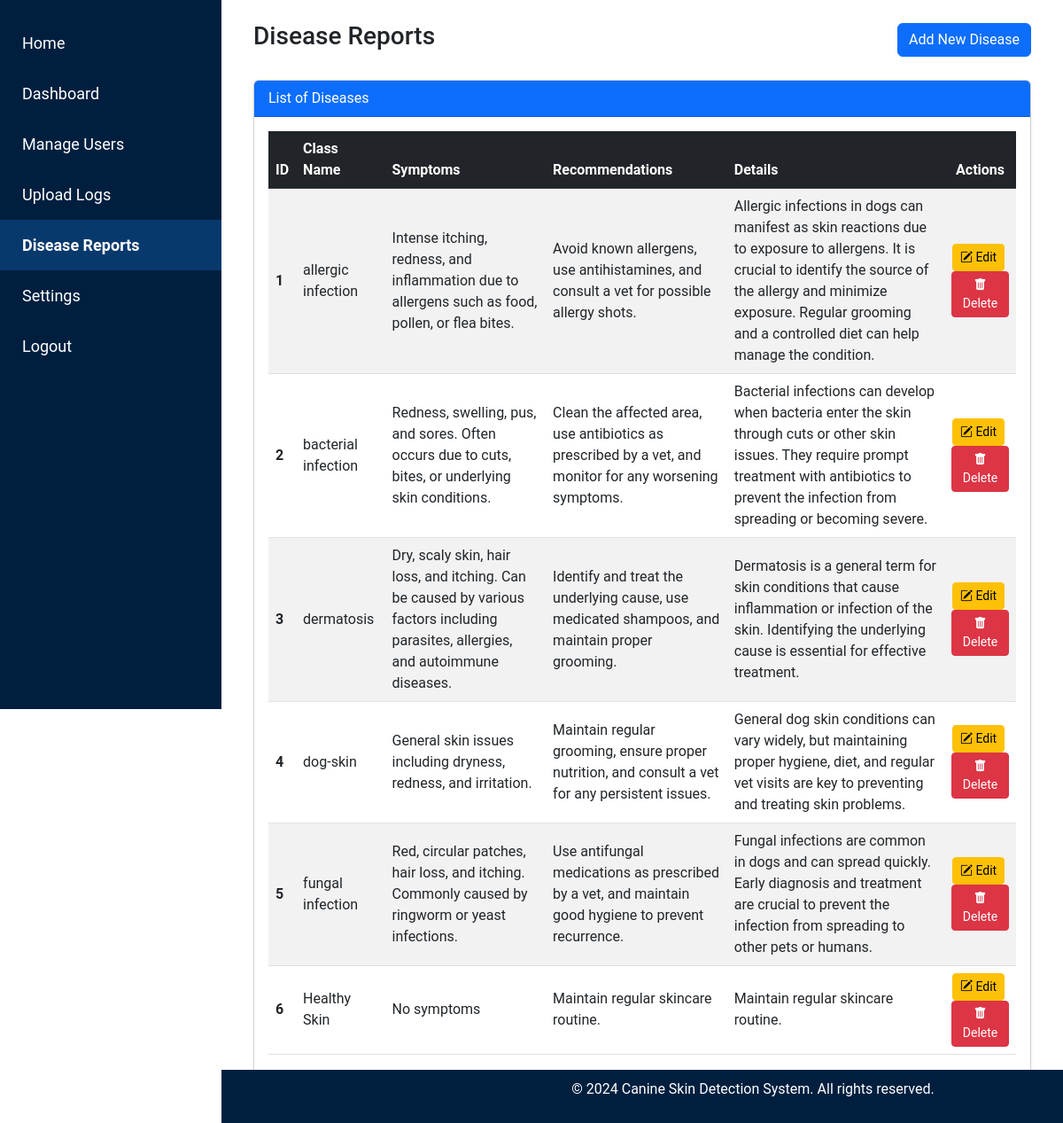
/admin/disease_reports, run on an earlier commit of the app's database.
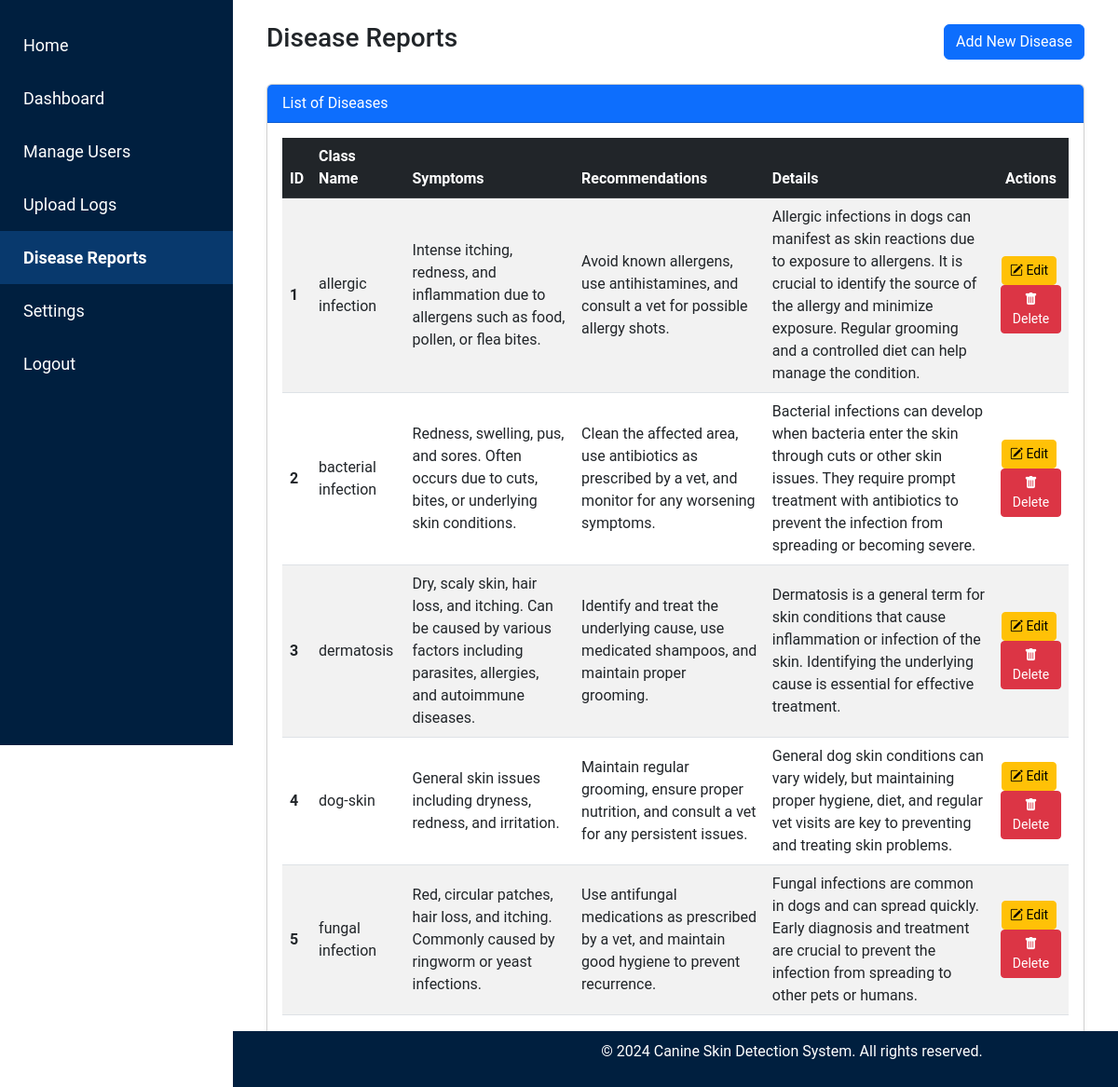
And on a later commit of the database.
### tables this page shows
CREATE TABLE diseases (
    disease_id INTEGER PRIMARY KEY AUTOINCREMENT,
    class_name TEXT UNIQUE NOT NULL,
    symptoms TEXT NOT NULL,
    recommendations TEXT NOT NULL,
    details TEXT NOT NULL
);

### admin.py (the view)
@admin.route('/disease_reports')
def disease_reports():
    conn = get_db_connection()
    diseases = conn.execute('SELECT * FROM diseases').fetchall()
    conn.close()
    return render_template('admin/disease_reports.html', diseases=diseases)

### db.py (called while the page is built)
def get_db_connection():
    conn = sqlite3.connect('site.db')
    conn.row_factory = sqlite3.Row  # Allows accessing rows as dictionaries
    return conn

### templates/admin/disease_reports.html (shortened to what this page needs)
<!DOCTYPE html>
<html lang="en">
<head>
    <link href="https://cdn.jsdelivr.net/npm/bootstrap@5.3.0-alpha1/dist/css/bootstrap.min.css" rel="stylesheet">
    <link rel="stylesheet" href="{{ url_for('static', filename='css/admin_styles.css') }}">
    <link href="https://cdnjs.cloudflare.com/ajax/libs/bootstrap-icons/1.8.1/font/bootstrap-icons.min.css" rel="stylesheet">
</head>
<body>
    {% include 'partials/admin_sidebar.html' %}
    <div class="content p-4">
        <div class="container-fluid">
            <div class="d-flex justify-content-between align-items-center mb-4">
                <h1 class="h3">Disease Reports</h1>
                <a href="{{ url_for('admin.add_disease') }}" class="btn btn-primary">Add New Disease</a>
            </div>
            <div class="card shadow-sm">
                <div class="card-header bg-primary text-white">
                    List of Diseases
                </div>
                <div class="card-body">
                    <table class="table table-hover table-striped align-middle">
                        <thead class="table-dark">
                            <tr>
                                <th scope="col">ID</th>
                                <th scope="col">Class Name</th>
                                <th scope="col">Symptoms</th>
                                <th scope="col">Recommendations</th>
                                <th scope="col">Details</th>
                                <th scope="col" class="text-center">Actions</th>
                            </tr>
                        </thead>
                        <tbody>
                            {% for disease in diseases %}
                            <tr>
                                <th scope="row">{{ disease.disease_id }}</th>
                                <td>{{ disease.class_name }}</td>
                                <td>{{ disease.symptoms }}</td>
                                <td>{{ disease.recommendations }}</td>
                                <td>{{ disease.details }}</td>
                                <td class="text-center">
                                    <a href="{{ url_for('admin.edit_disease', disease_id=disease.disease_id) }}" class="btn btn-sm btn-warning me-1" title="Edit Disease" data-bs-toggle="tooltip" data-bs-placement="top">
                                        <i class="bi bi-pencil-square"></i> Edit
                                    </a>
                                    <form action="{{ url_for('admin.delete_disease', disease_id=disease.disease_id) }}" method="POST" class="d-inline-block" onsubmit="return confirm('Are you sure you want to delete this disease?');">
                                        <button type="submit" class="btn btn-sm btn-danger" title="Delete Disease" data-bs-toggle="tooltip" data-bs-placement="top">
                                            <i class="bi bi-trash-fill"></i> Delete
                                        </button>
                                    </form>
                                </td>
                            </tr>
                            {% endfor %}
                        </tbody>
                    </table>
                </div>
            </div>
        </div>
    </div>
    {% include 'partials/footer_admin.html' %}
</body>
</html>

### templates/partials/admin_sidebar.html (shortened to what this page needs)
<div class="sidebar">
    <a href="{{ url_for('index') }}" class="{% if request.path == url_for('index') %}active{% endif %}">
         Home
    </a>
    <a href="{{ url_for('admin.admin_dashboard') }}" class="{% if request.path == url_for('admin.admin_dashboard') %}active{% endif %}">
         Dashboard
    </a>
    <a href="{{ url_for('admin.manage_users') }}" class="{% if request.path == url_for('admin.manage_users') %}active{% endif %}">
         Manage Users
    </a>
    <a href="#" class="">
         Upload Logs
    </a>
    <a href="{{ url_for('admin.disease_reports') }}" class="{% if request.path == url_for('admin.disease_reports') %}active{% endif %}">
         Disease Reports
    </a>
    <a href="#" class="">
         Settings
    </a>
    <a href="{{ url_for('auth.logout') }}" class="{% if request.path == url_for('auth.logout') %}active{% endif %}">
         Logout
    </a>
</div>

### templates/partials/footer_admin.html
    <footer>
        <p>&copy; 2024 Canine Skin Detection System. All rights reserved.</p>
    </footer>

### static/css/admin_styles.css (style rules this page uses)
body { font-family: 'Roboto', sans-serif; }
.card { margin-bottom: 20px; }
.sidebar { height: 100vh; width: 250px; position: fixed; top: 0; left: 0; background-color: #001f3f; padding-top: 20px; }
.sidebar a { padding: 15px; text-decoration: none; font-size: 18px; color: white; display: block; }
.sidebar a.active { background-color: #08396d; color: white; font-weight: bold; }
.content { margin-left: 250px; padding: 20px; }
footer { background-color: #001f3f; color: white; padding: 10px 0; text-align: center; position: fixed; bottom: 0; width: 100%; left: 250px; }

What changed in the data, as far as the page shows it:
removed diseases: disease_id "6", class_name "Healthy Skin", symptoms "No symptoms", recommendations "Maintain regular skincare routine.", details "Maintain regular skincare routine."
